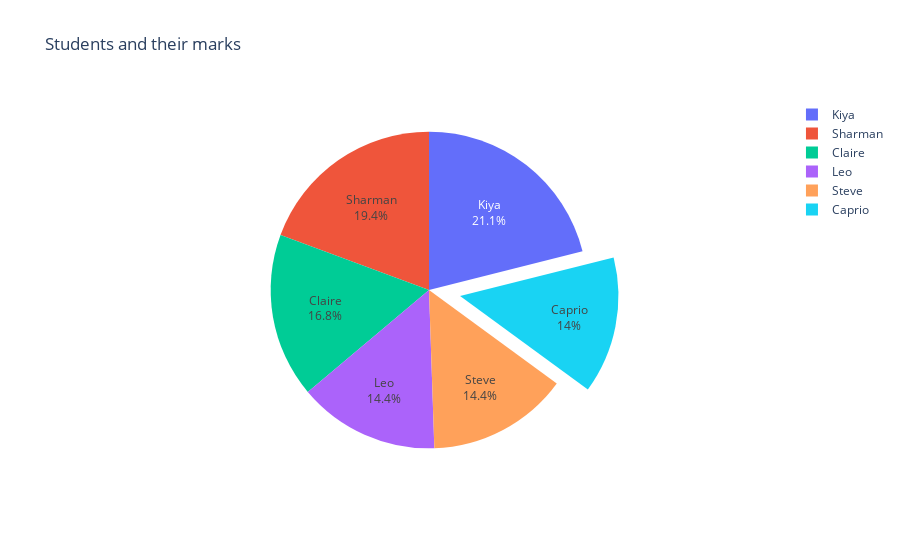

Here is the notebook cell this chart was saved with:
### Code cell
#Pie Chart

stud=['Leo', 'Steve', 'Claire', 'Caprio', 'Sharman', 'Kiya']
marks = [67,67,78,65,90,98]

fig = go.Figure(data=[go.Pie(labels=stud, values=marks, pull=[0,0,0,0.2,0,0])])
fig.update_traces(textposition='inside', textinfo='percent+label')
fig.update_layout(title="Students and their marks")
fig.show()

### Figure 1 — Plotly figure (JSON) as saved in the notebook; plotly's stock layout.template omitted (floating-point values rounded to 4 significant figures)
{"data": [{"labels": ["Leo", "Steve", "Claire", "Caprio", "Sharman", "Kiya"], "pull": [0, 0, 0, 0.2, 0, 0], "textinfo": "percent+label", "textposition": "inside", "type": "pie", "values": [67, 67, 78, 65, 90, 98]}], "layout": {"title": {"text": "Students and their marks"}}}
